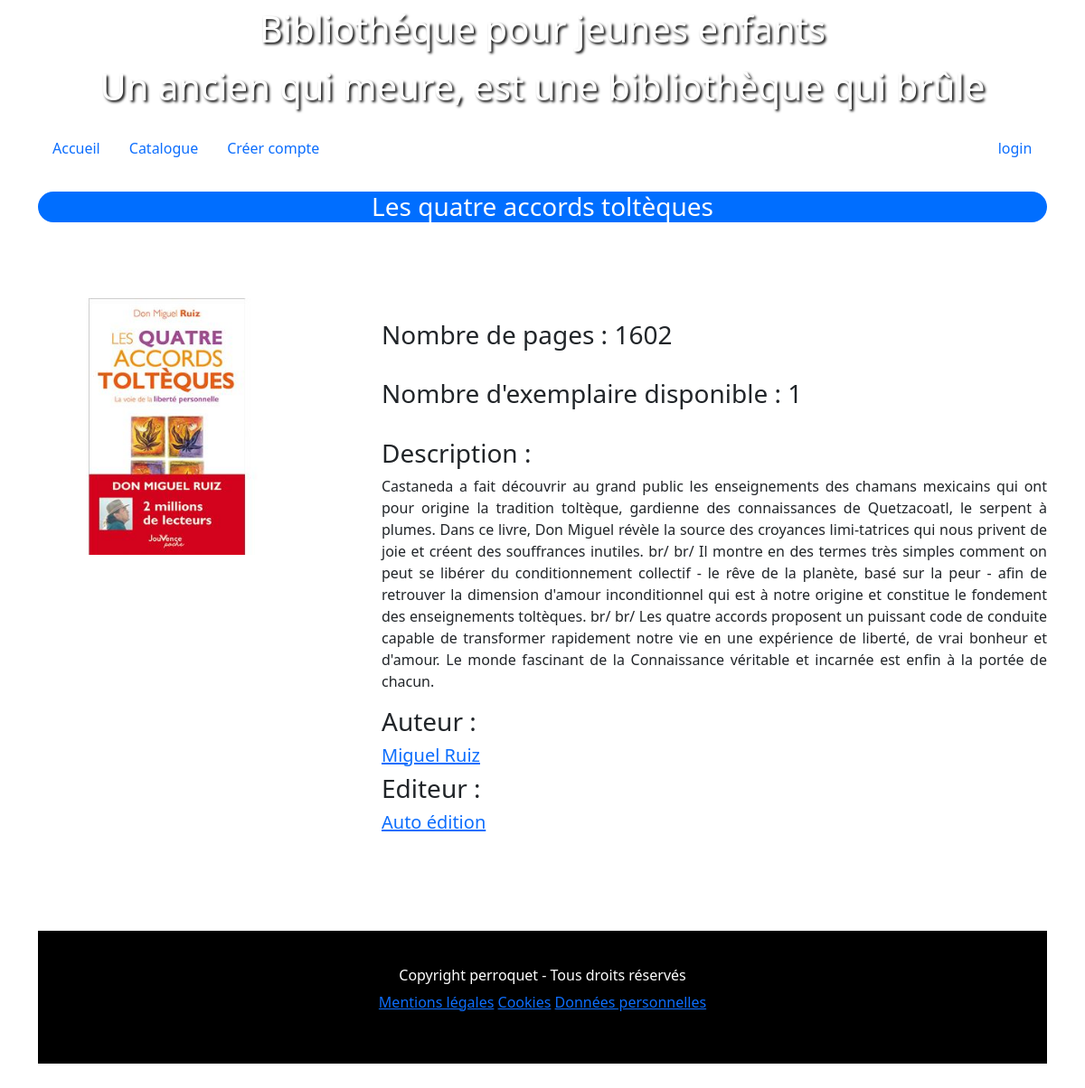
The page /index.php?action=afficher-livre&id=1 on the database its author committed.
### tables this page shows
CREATE TABLE livres (
   id int NOT NULL AUTO_INCREMENT,
   titre varchar(150) NOT NULL,
   nb int NOT NULL,
   nbPages int NOT NULL,
   image varchar(150) NOT NULL,
   description text NOT NULL,
   idAuteur    Int NOT NULL ,
   idEditeur    Int NOT NULL ,
   CONSTRAINT livre_PK PRIMARY KEY (id) ,
   CONSTRAINT livre_auteur_FK FOREIGN KEY (idAuteur) REFERENCES auteur(idAuteur) ON DELETE CASCADE ,
   CONSTRAINT livre_editeur_FK FOREIGN KEY (idEditeur) REFERENCES editeur(idEditeur) ON DELETE CASCADE
);

CREATE TABLE auteur(
        idAuteur        Int  NOT NULL AUTO_INCREMENT,
        nom             Varchar (80) NOT NULL ,
        bibliographie   Text,
	CONSTRAINT auteur_PK PRIMARY KEY (idAuteur)
);

CREATE TABLE editeur
(
   idEditeur            int not null AUTO_INCREMENT,
   nom                  varchar(80) NOT NULL,
   lien_description     varchar(200),
   CONSTRAINT editeur_PK PRIMARY KEY (idEditeur)
);

### controleur/LivreControleur.class.php (called while the page is built, shortened)
<?php
require_once "model/LivreDao.class.php";
class LivresController{
    private $livreDao;
    public function __construct(){
        $this->livreDao = LivreDao::getInstance();
    }
    function afficherLivre($id){
        $livre=$this->livreDao->findOneLivreById($id);
        require "vue/afficherlivre.view.php";
    }
}
?>

### model/AuteurDao.class.php (called while the page is built, shortened)
<?php
require_once "Connexion.class.php";
require_once "Auteur.class.php";
class AuteurDao extends Connexion {
    private static $_instance = null;
    public static function getInstance() {
        if(is_null(self::$_instance)) {
            self::$_instance = new AuteurDao();
        }
        return self::$_instance;
    }
    function findAuteurByIdAuteur($idAuteur){
        $stmt = $this->getBdd()->prepare(
            "SELECT * FROM auteur WHERE idAuteur = :idAuteur");
        $stmt->bindValue(":idAuteur",$idAuteur,PDO::PARAM_INT);
        $nb = $stmt->execute();
        $auteurBd = $stmt->fetch(PDO::FETCH_ASSOC);
        $auteur = new Auteur($auteurBd['nom'], $auteurBd['bibliographie']);
        $auteur->setIdAuteur($auteurBd['idAuteur']);
        return $auteur;
    }
}

### model/EditeurDao.class.php (called while the page is built, shortened)
<?php
require_once "Connexion.class.php";
require_once "Editeur.class.php";
class EditeurDao extends Connexion {
    private static $_instance = null;
    public static function getInstance() {
        if(is_null(self::$_instance)) {
            self::$_instance = new EditeurDao();
        }
        return self::$_instance;
    }
    function findEditeurByIdEditeur($idEditeur){
        $stmt = $this->getBdd()->prepare(
            "SELECT * FROM editeur WHERE idEditeur = :idEditeur");
        $stmt->bindValue(":idEditeur",$idEditeur,PDO::PARAM_INT);
        $nb = $stmt->execute();
        $editeurBd = $stmt->fetch(PDO::FETCH_ASSOC);
        $editeur = new Editeur($editeurBd['nom'], $editeurBd['lien_description']);
        $editeur->setIdEditeur($editeurBd['idEditeur']);
        return $editeur;
    }
}

### model/LivreDao.class.php (called while the page is built, shortened)
<?php
require_once "Connexion.class.php";
require_once "Livre.class.php";
require_once "EditeurDao.class.php";
require_once "AuteurDao.class.php";
class LivreDao extends Connexion {
    private static $_instance = null;
    private $auteurDao;
    private $editeurDao;
    private function __construct() {
        $this->auteurDao = AuteurDao::getInstance();
        $this->editeurDao = EditeurDao::getInstance();
    }
    public static function getInstance() {
        if(is_null(self::$_instance)) {
            self::$_instance = new LivreDao();
        }
        return self::$_instance;
    }
    function findOneLivreById($id){
        $stmt = $this->getBdd()->prepare("SELECT * FROM livres WHERE id=:id");
        $stmt->bindValue(":id",$id,PDO::PARAM_STR);
        $cpt = $stmt->execute();
        $livre = $stmt->fetch(PDO::FETCH_ASSOC);
        $l=new Livre($livre['id'], $livre['titre'], $livre['nb'], $livre['nbPages'], $livre['image'], $livre['description']);
        $auteur = $this->auteurDao->findAuteurByIdAuteur($livre['idAuteur']);
        $l->setAuteur($auteur);
        $editeur = $this->editeurDao->findEditeurByIdEditeur($livre['idEditeur']);
        $l->setEditeur($editeur);
        return $l;
    }
}

### model/Connexion.class.php (called while the page is built, shortened)
<?php
abstract class Connexion {
    private static $pdo;
    private static $servername = 'localhost';
    private static $username = 'root';
    private static $password = '';
    private static $dbname = 'bibliotheque';
    private static function setBdd(){
        self::$pdo = new PDO("mysql:host=".self::$servername.";dbname=".self::$dbname.";charset=utf8",self::$username,self::$password);
        self::$pdo->setAttribute(PDO::ATTR_ERRMODE,PDO::ERRMODE_WARNING);
    }
    protected function getBdd(){
        return self::$pdo;
    }
}

### model/Livre.class.php (called while the page is built, shortened)
<?php
class Livre implements JsonSerializable {
    private $titre;
    private $nb;
    private $nbPages;
    private $image;
    private $description;
    private $auteur;
    private $editeur;
    function __construct($id, $titre, $nb, $nbPages, $image, $description) {
        $this->titre = $titre;
        $this->nb = $nb;
        $this->nbPages = $nbPages;
        $this->image = $image;
        $this->description = $description;
    }
    public function getTitre(){return $this->titre;}
    public function getNb() {return $this->nb;}
    public function getNbPages(){return $this->nbPages;}
    public function getImage(){return $this->image;}
    public function getDescription(){return $this->description;}
    function getAuteur() {return $this->auteur;}
    function setAuteur($auteur): void { $this->auteur = $auteur;}
    function getEditeur() {return $this->editeur;}
    function setEditeur($editeur): void {$this->editeur = $editeur;}
}

### model/Auteur.class.php (called while the page is built, shortened)
<?php
class Auteur implements JsonSerializable {
    private $idAuteur;
    private $nom;
    function __construct($nom, $bibliographie) {
        $this->nom = $nom;
    }
    function getIdAuteur() {
        return $this->idAuteur;
    }
    function getNom() {
        return $this->nom;
    }
    function setIdAuteur($idAuteur): void {
        $this->idAuteur = $idAuteur;
    }
}

### model/Editeur.class.php (called while the page is built, shortened)
<?php
class Editeur {
    private $nom;
    private $lienDescription;
    function __construct($nom, $lienDescription) {
        $this->nom = $nom;
        $this->lienDescription = $lienDescription;
    }
    function getNom() {
        return $this->nom;
    }
    function getLienDescription() {
        return $this->lienDescription;
    }
}

### outil/Securite.class.php (called while the page is built, shortened)
<?php
class Securite {
    public static function isConnected(){
        return (isset($_SESSION['role']) && !empty($_SESSION['role']));
    }
}

### vue/afficherLivre.view.php (the view, shortened to what this page needs)
<br>
<div class="row">
    <div class="col-4">
        <img  style="width:80%; height:auto" src="public/images/<?= $livre->getImage(); ?>">
    </div>
    <div class="col-8">
        <br>
        <h3>Nombre de pages : <?= $livre->getNbPages(); ?></h3>
        <br>
        <h3>Nombre d'exemplaire disponible : <?= $livre->getNb(); ?></h3>
        <br>
        <h3>Description :</h3>
        <p><?= $livre->getDescription(); ?></p>
        <h3>Auteur :</h3>
        <?php $auteur = $livre->getAuteur(); ?>
        <?php if(isset($auteur)) { ?>
        <h5><a href="index.php?action=afficher-auteur&idAuteur=<?php echo $auteur->getIdAuteur(); ?>"><?= $auteur->getNom(); ?></a></h5>
        <?php } else { ?>
            <h4>Auteur inconnu</h4>
        <?php } ?>
        <h3>Editeur :</h3>
        <?php $editeur = $livre->getEditeur(); ?>
        <?php if(isset($editeur)) { ?>
        <h5><a href="<?php echo $editeur->getLienDescription(); ?>"><?php echo $editeur->getNom() ; ?></a></h5>
        <?php } else { ?>
            <h4>Editeur inconnu</h4>
        <?php } ?>
    </div>
</div>
<?php
$content = ob_get_clean();
$titre = $livre->getTitre();
require "template.view.php";
?>

### vue/template.view.php (shortened to what this page needs)
<?php
    require_once "outil/Securite.class.php";
?>
<!DOCTYPE html>
<html lang="en">
<head>
    <link href="https://cdn.jsdelivr.net/npm/bootstrap@5.1.3/dist/css/bootstrap.min.css" rel="stylesheet">
    <link rel="stylesheet" href="./css/style.css" type="text/css" media="screen" />
</head>
<body >
<div class="container">
    <h1 class="relief">Bibliothéque pour jeunes enfants</h1>
    <h1 class="relief">Un ancien qui meure, est une bibliothèque qui brûle<h1>
</div>
    <div class="container">
        <div class="row">
            <div class="col-11">
                <ul class="nav">
                    <li class="nav-item">
                        <a class="nav-link active" href="index.php">Accueil</a>
                    </li>
                    <li class="nav-item">
                        <a class="nav-link" href="index.php?action=afficher-catalogue">Catalogue</a> <?php  ?>
                    </li>
                    <?php if(!Securite::isConnected()){  ?>
                    <li class="nav-item">
                        <a class="nav-link" href="index.php?action=creer-abonne">Créer compte</a>
                    </li>
                    <?php } ?>
                </ul>
            </div>
            <div class="col-1 text-right">
                <?php if(Securite::isConnected()){  ?>
                    <a class="nav-link text-center" href="index.php?action=logout">logout</a>
                <?php } else { ?>
                    <a class="nav-link text-center" href="index.php?action=login">login</a>
                <?php } ?>
            </div>
       </div>
    </div>
    <div class="container">
        <h2><?php echo $titre ?></h2>
        <?php echo $content ?>
    </div>
    <div class="container">
    <footer>
        <h6>Copyright perroquet - Tous droits réservés</h6>
        <p class="text-center">
            <a href="index.php?action=mentions-legales">Mentions légales</a>
            <a href="index.php?action=cookies">Cookies</a>
            <a href="index.php?action=donnees-personnelles">Données personnelles</a>
        </p>
    </footer>
    </div>
</body>
</html>

### css/style.css (style rules this page uses)
h1 { margin: auto; color : white; text-align: center; text-shadow: 2px 2px 3px black; padding: 8px; }
h2 { background-color: rgb(0, 110, 255); border-radius: 40px; text-align: center; color: white; font-size: 28px; margin-top: 28px; margin-bottom: 60px; }
p { text-align: justify; }
footer { background-color:black; color: white; margin-top: 100px; margin-bottom: 40px; padding: 40px; text-align: center; }

### rows shown on the page
livres: titre "Les quatre accords toltèques", image (picture), nbPages "1602", nb "1", description "Castaneda a fait découvrir au grand public les enseignements des chamans mexicains qui ont pour origine la tradition toltèque, gardienne des connaissances de Quetzacoatl, le serpent à plumes. Dans ce livre, Don Miguel révèle la source des croyances limi-tatrices qui nous privent de joie et créent des souffrances inutiles. br/ br/ Il montre en des termes très simples comment on peut se libérer du conditionnement collectif - le rêve de la planète, basé sur la peur - afin de retrouver la dimension d'amour inconditionnel qui est à notre origine et constitue le fondement des enseignements toltèques. br/ br/ Les quatre accords proposent un puissant code de conduite capable de transformer…"
auteur: nom "Miguel Ruiz"
editeur: nom "Auto édition"
